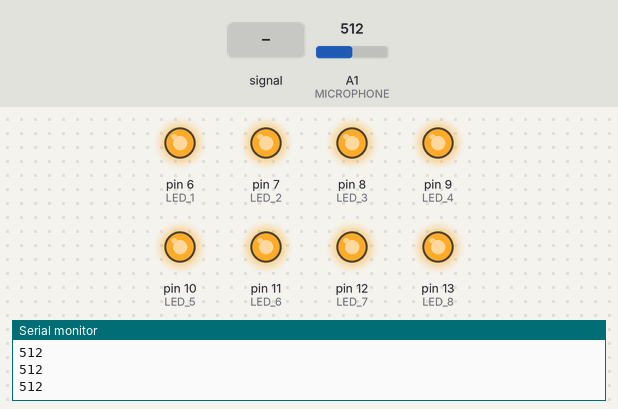
This sketch was run on a simulated Arduino Uno, built with avr-gcc and run on an emulated ATmega328P. On the bench: output pins drawn as LEDs (lit = HIGH), the last lines printed to the serial monitor. Dashed ring = blinking. The inputs (shaded band) are chosen by the test bench; at power-on: A1 (MICROPHONE) = 512.

Above: at 0.9 s.
1.3 s: A1 (MICROPHONE) fed a 200 Hz sine of ±460 counts around its level
At 3.96 s:
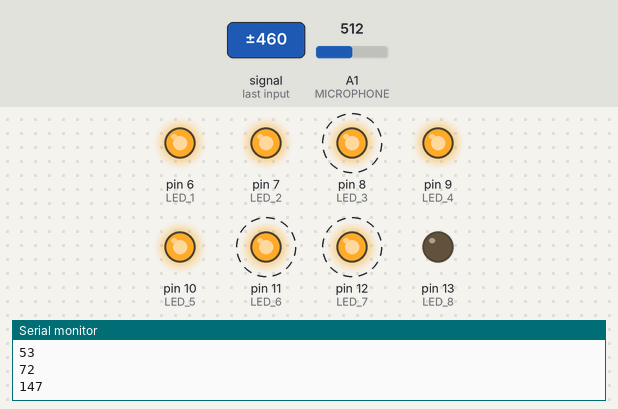
4.3 s: A1 (MICROPHONE) set to 0
At 5.5 s:
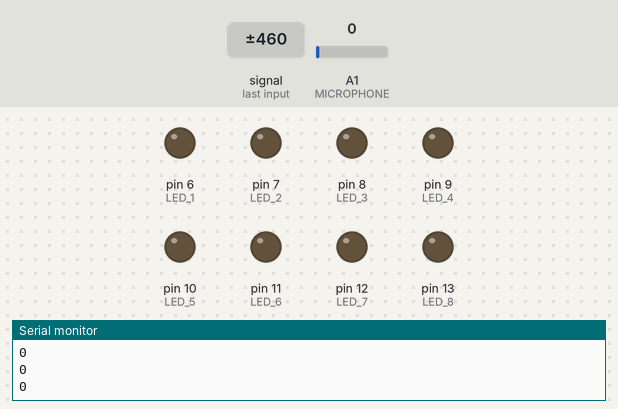
5.8 s: A1 (MICROPHONE) set to 14
7.3 s: A1 (MICROPHONE) set to 17
At 7.82 s:
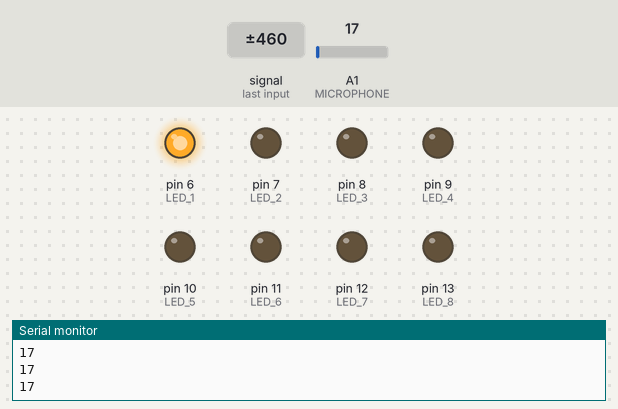
10.3 s: A1 (MICROPHONE) set to 122
At 10.83 s:
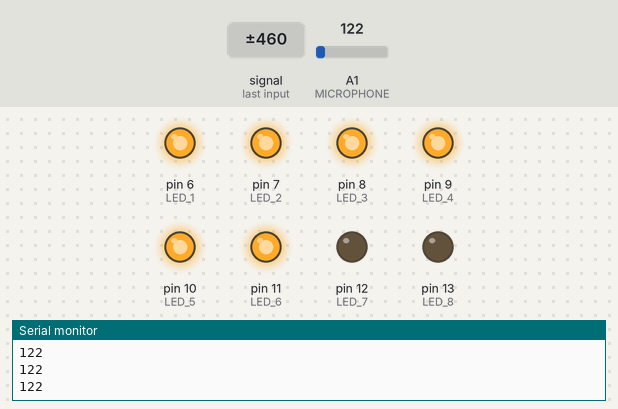
13.3 s: A1 (MICROPHONE) set to 142
At 13.84 s:
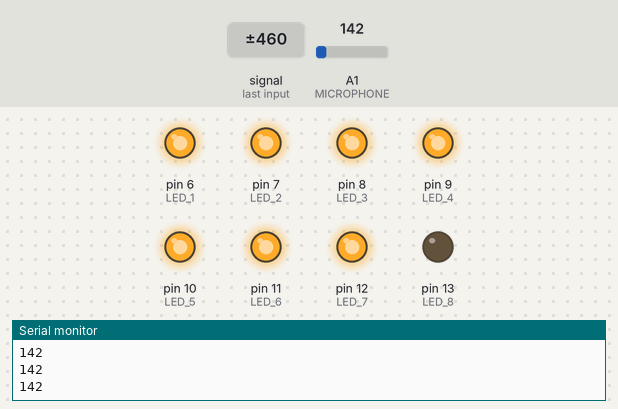
Timing chart, 0 to 16.3 s (numbered marks = the images above; inputs shaded):
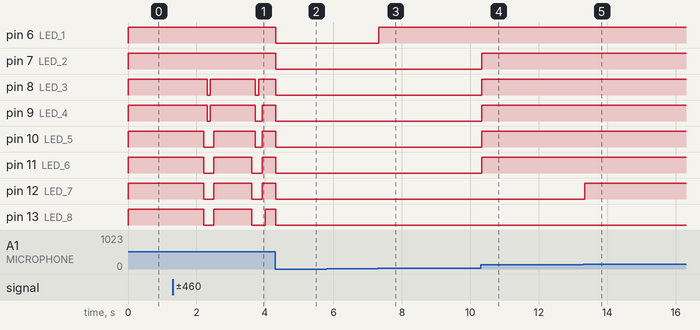

Measured:
- the behaviour switches between 15 and 16 on A1 (MICROPHONE) (found by bisection; images 2 and 3)
- the behaviour switches between 135 and 136 on A1 (MICROPHONE) (found by bisection; images 4 and 5)
- after the input at 1.3 s, pin 8 (LED_3): alternates HIGH for 1.3 s and LOW for 0.10 s, starting after 1.0 s; pin 9 (LED_4): HIGH → LOW after 1.0 s, → HIGH 0.10 s later, → LOW 1.3 s later, → HIGH 0.20 s later
- after the input at 4.3 s, pin 6 (LED_1), pin 7 (LED_2), pin 8 (LED_3): HIGH → LOW at once
- after the input at 7.3 s, pin 6 (LED_1): LOW → HIGH at once
- after the input at 10.3 s, pin 7 (LED_2), pin 8 (LED_3), pin 9 (LED_4), pin 10 (LED_5), pin 11 (LED_6): LOW → HIGH at once
- after the input at 13.3 s, pin 12 (LED_7): LOW → HIGH at once

The sketch:

noise_detector_for_8_leds.ino
```cpp
#define MICROPHONE A1
#define LED_1 6
#define LED_2 7
#define LED_3 8
#define LED_4 9
#define LED_5 10
#define LED_6 11
#define LED_7 12
#define LED_8 13

int leds[] = {LED_1, LED_2, LED_3, LED_4, LED_5, LED_6, LED_7, LED_8};

void setup() {
  pinMode(MICROPHONE, INPUT);
  pinMode(LED_1, OUTPUT);
  pinMode(LED_2, OUTPUT);
  pinMode(LED_3, OUTPUT);
  pinMode(LED_4, OUTPUT);
  pinMode(LED_5, OUTPUT);
  pinMode(LED_6, OUTPUT);
  pinMode(LED_7, OUTPUT);
  pinMode(LED_8, OUTPUT);
  Serial.begin(115200);
}


void loop() {
  // put your main code here, to run repeatedly:
  int noise = analogRead(MICROPHONE);
  Serial.println(noise);
  detector (noise);
  delay(100);
  blink_off();
}

void blink_on(int led) {
    digitalWrite(led, HIGH);
    }

void blink_off() {
    digitalWrite(LED_1, LOW);
    digitalWrite(LED_2, LOW);
    digitalWrite(LED_3, LOW);
    digitalWrite(LED_4, LOW);
    digitalWrite(LED_5, LOW);
    digitalWrite(LED_6, LOW);
    digitalWrite(LED_7, LOW);
    digitalWrite(LED_8, LOW);
}

void control_blast () {
    blink_on(LED_1);
    blink_on(LED_2);
    blink_on(LED_3);
    blink_on(LED_4);
    blink_on(LED_5);
    blink_on(LED_6);
    blink_on(LED_7);
    blink_on(LED_8);
}

void detector (int noise) {
  int scale = 15;
  int n = 0;
  while (noise > scale) {
    scale += 20;
    blink_on(leds[n]);
    n++;
    if (n > 7) {
      break;
    }
  }
}
```
